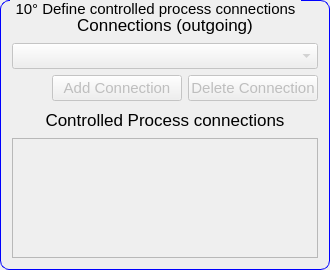
                 <widget class="QGroupBox" name="groupBox_19">
                  <property name="minimumSize">
                   <size>
                    <width>0</width>
                    <height>270</height>
                   </size>
                  </property>
                  <property name="maximumSize">
                   <size>
                    <width>16777215</width>
                    <height>270</height>
                   </size>
                  </property>
                  <property name="styleSheet">
                   <string notr="true">QGroupBox {
    border: 1px solid blue;
    border-radius: 9px;
    margin-top: 0.5em;
    font-size: 15px;
}

QGroupBox::title {
   subcontrol-origin: margin;
    left: 10px;
    padding: 0 3px 0 3px;
}</string>
                  </property>
                  <property name="title">
                   <string>10° Define controlled process connections</string>
                  </property>
                  <layout class="QGridLayout" name="gridLayout_8">
                   <item row="0" column="0">
                    <layout class="QVBoxLayout" name="verticalLayout_7">
                     <property name="leftMargin">
                      <number>0</number>
                     </property>
                     <item>
                      <widget class="QLabel" name="label_30">
                       <property name="font">
                        <font>
                         <pointsize>13</pointsize>
                        </font>
                       </property>
                       <property name="text">
                        <string>Connections (outgoing)</string>
                       </property>
                       <property name="alignment">
                        <set>Qt::AlignCenter</set>
                       </property>
                      </widget>
                     </item>
                     <item>
                      <widget class="QComboBox" name="combobox_controlled_process_connection">
                       <property name="enabled">
                        <bool>false</bool>
                       </property>
                       <property name="font">
                        <font>
                         <pointsize>11</pointsize>
                        </font>
                       </property>
                       <property name="focusPolicy">
                        <enum>Qt::StrongFocus</enum>
                       </property>
                      </widget>
                     </item>
                     <item>
                      <layout class="QHBoxLayout" name="horizontalLayout_32">
                       <item>
                        <spacer name="horizontalSpacer_22">
                         <property name="orientation">
                          <enum>Qt::Horizontal</enum>
                         </property>
                         <property name="sizeHint" stdset="0">
                          <size>
                           <width>40</width>
                           <height>20</height>
                          </size>
                         </property>
                        </spacer>
                       </item>
                       <item>
                        <widget class="QPushButton" name="button_add_controlled_process_connection">
                         <property name="enabled">
                          <bool>false</bool>
                         </property>
                         <property name="minimumSize">
                          <size>
                           <width>130</width>
                           <height>0</height>
                          </size>
                         </property>
                         <property name="maximumSize">
                          <size>
                           <width>130</width>
                           <height>16777215</height>
                          </size>
                         </property>
                         <property name="font">
                          <font>
                           <pointsize>11</pointsize>
                          </font>
                         </property>
                         <property name="text">
                          <string>Add Connection</string>
                         </property>
                        </widget>
                       </item>
                       <item>
                        <widget class="QPushButton" name="button_delete_controlled_process_connection">
                         <property name="enabled">
                          <bool>false</bool>
                         </property>
                         <property name="minimumSize">
                          <size>
                           <width>130</width>
                           <height>0</height>
                          </size>
                         </property>
                         <property name="maximumSize">
                          <size>
                           <width>130</width>
                           <height>16777215</height>
                          </size>
                         </property>
                         <property name="font">
                          <font>
                           <pointsize>11</pointsize>
                          </font>
                         </property>
                         <property name="text">
                          <string>Delete Connection</string>
                         </property>
                        </widget>
                       </item>
                      </layout>
                     </item>
                     <item>
                      <widget class="QLabel" name="label_35">
                       <property name="font">
                        <font>
                         <pointsize>13</pointsize>
                        </font>
                       </property>
                       <property name="text">
                        <string>Controlled Process connections</string>
                       </property>
                       <property name="alignment">
                        <set>Qt::AlignCenter</set>
                       </property>
                      </widget>
                     </item>
                     <item>
                      <widget class="QListWidget" name="listwidget_controlled_process_connection">
                       <property name="enabled">
                        <bool>false</bool>
                       </property>
                       <property name="minimumSize">
                        <size>
                         <width>0</width>
                         <height>120</height>
                        </size>
                       </property>
                       <property name="maximumSize">
                        <size>
                         <width>16777215</width>
                         <height>120</height>
                        </size>
                       </property>
                       <property name="font">
                        <font>
                         <pointsize>11</pointsize>
                        </font>
                       </property>
                       <property name="alternatingRowColors">
                        <bool>true</bool>
                       </property>
                      </widget>
                     </item>
                    </layout>
                   </item>
                  </layout>
                 </widget>
